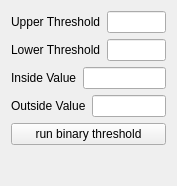
          <widget class="QWidget" name="binaryThresholdPage">
           <property name="geometry">
            <rect>
             <x>0</x>
             <y>0</y>
             <width>177</width>
             <height>186</height>
            </rect>
           </property>
           <attribute name="label">
            <string>Binary Threshold</string>
           </attribute>
           <layout class="QVBoxLayout" name="verticalLayout_19">
            <item>
             <widget class="QWidget" name="widget_22" native="true">
              <layout class="QHBoxLayout" name="horizontalLayout_23">
               <property name="leftMargin">
                <number>0</number>
               </property>
               <property name="topMargin">
                <number>0</number>
               </property>
               <property name="rightMargin">
                <number>0</number>
               </property>
               <property name="bottomMargin">
                <number>0</number>
               </property>
               <item>
                <widget class="QLabel" name="binaryThresholdUpperLabel">
                 <property name="text">
                  <string>Upper Threshold</string>
                 </property>
                </widget>
               </item>
               <item>
                <widget class="QLineEdit" name="binaryThresholdUpperLineEdit"/>
               </item>
              </layout>
             </widget>
            </item>
            <item>
             <widget class="QWidget" name="widget_23" native="true">
              <layout class="QHBoxLayout" name="horizontalLayout_24">
               <property name="leftMargin">
                <number>0</number>
               </property>
               <property name="topMargin">
                <number>0</number>
               </property>
               <property name="rightMargin">
                <number>0</number>
               </property>
               <property name="bottomMargin">
                <number>0</number>
               </property>
               <item>
                <widget class="QLabel" name="binaryThresholdLowerLabel">
                 <property name="text">
                  <string>Lower Threshold</string>
                 </property>
                </widget>
               </item>
               <item>
                <widget class="QLineEdit" name="binaryThresholdLowerLineEdit"/>
               </item>
              </layout>
             </widget>
            </item>
            <item>
             <widget class="QWidget" name="widget_28" native="true">
              <layout class="QHBoxLayout" name="horizontalLayout_25">
               <property name="leftMargin">
                <number>0</number>
               </property>
               <property name="topMargin">
                <number>0</number>
               </property>
               <property name="rightMargin">
                <number>0</number>
               </property>
               <property name="bottomMargin">
                <number>0</number>
               </property>
               <item>
                <widget class="QLabel" name="binaryThresholdInsideLabel">
                 <property name="text">
                  <string>Inside Value</string>
                 </property>
                </widget>
               </item>
               <item>
                <widget class="QLineEdit" name="binaryThresholdInsideLineEdit"/>
               </item>
              </layout>
             </widget>
            </item>
            <item>
             <widget class="QWidget" name="widget_29" native="true">
              <layout class="QHBoxLayout" name="horizontalLayout_26">
               <property name="leftMargin">
                <number>0</number>
               </property>
               <property name="topMargin">
                <number>0</number>
               </property>
               <property name="rightMargin">
                <number>0</number>
               </property>
               <property name="bottomMargin">
                <number>0</number>
               </property>
               <item>
                <widget class="QLabel" name="binaryThresholdOutsideLabel">
                 <property name="text">
                  <string>Outside Value</string>
                 </property>
                </widget>
               </item>
               <item>
                <widget class="QLineEdit" name="binaryThresholdOutsideLineEdit"/>
               </item>
              </layout>
             </widget>
            </item>
            <item>
             <widget class="QPushButton" name="binaryThresholdButton">
              <property name="text">
               <string>run binary threshold</string>
              </property>
             </widget>
            </item>
            <item>
             <spacer name="verticalSpacer_11">
              <property name="orientation">
               <enum>Qt::Vertical</enum>
              </property>
              <property name="sizeHint" stdset="0">
               <size>
                <width>20</width>
                <height>40</height>
               </size>
              </property>
             </spacer>
            </item>
           </layout>
          </widget>
